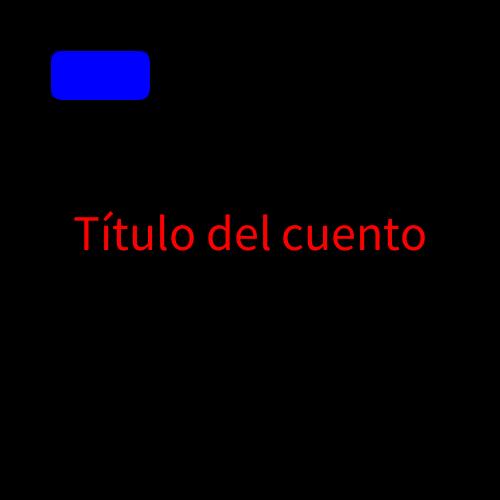
Frame 1 (no input)
Frame 60 (the mouse pressed at the canvas centre just before this capture): identical to frame 1, image omitted
Frame 120 (the mouse held since frame 60 and released just before this capture): identical to frame 1, image omitted

The Processing sketch that drew this single still picture (run headless with seeded random() and noise(); from frame 60 on, the mouse is pressed at the canvas centre):

// Processing sketch: diagramaSimpleConFunciones
// ── diagramaSimpleConFunciones.pde
color relleno = color(255);
String estado;
void setup() {
  size(500, 500);
  estado = "titulo";
}
void draw() {
  background(0);
  if (estado.equals("titulo")) {
    textSize(50);
    textAlign(CENTER);
    fill(255, 0, 0);
    text("Título del cuento", width/2, height/2);
    botonDibujado(50, 50, 100, 50);
  } else if (estado.equals("introduccion")) {
    //introduccion();
    botonDibujado(50, 50, 100, 50);
    botonDibujado(width-150, 50, 100, 50);
    textSize(30);
    textAlign(CENTER);
    fill(200);
    text("introducción", width/2, height/2);
  } else if (estado.equals("desarrollo")) {
    desarrollo();
  } else if (estado.equals("bifurcaciones")) {
    bifurcaciones();
  } else if (estado.equals("resolviendo")) {
    resolviendo();
  } else if (estado.equals("complicando")) {
    complicando();
  }

  println("Estado " + estado);
}
void mousePressed() {
  if (botonPressed(mouseX, mouseY, 50, 50, 100, 50) && estado.equals("titulo")) { // boton izquierdo
    estado = "introduccion";
  }
  if (botonPressed(mouseX, mouseY, width-150, 50, 100, 50) && estado.equals("introduccion")) { // boton derecho
    estado = "desarrollo";
  }
  if (botonPressed(mouseX, mouseY, width-150, height-100, 100, 50) && estado.equals("desarrollo")) { // boton inferior derecho
    estado = "bifurcaciones";
  }

  if (botonPressed(mouseX, mouseY, 50, 50, 100, 50) && estado.equals("bifurcaciones") || estado.equals("complicando")) { // boton inferior izquierdo
    estado = "resolviendo";
  }
  if (botonPressed(mouseX, mouseY, width-150, 50, 100, 50) && estado.equals("resolviendo") || estado.equals("complicando")) { // boton derecho
    estado = "complicando";
  }
}

void botonDibujado(int px, int py, int ancho, int alto) {
  if (botonOver(mouseX, mouseY, px, py, ancho, alto)) {
    fill(0, 150, 240);
  } else {
    fill(0, 0, 255);
  }
  rect(px, py, ancho, alto, alto/4);
}

void boton(int px, int py, int ancho, int alto, String mensaje) {
  if (botonOver(mouseX, mouseY, px, py, ancho, alto)) {
    fill(0, 150, 240);
  } else {
    fill(0, 0, 255);
  }
  rect(px, py, ancho, alto);
  fill(200); 
  textSize(22); 
  textAlign(LEFT);
  text(mensaje, px, py);
}

boolean botonPressed(int mx, int my, int px, int py, int ancho, int alto) {// mouse, ubicacion y tamaño
  boolean presionado = mx>px && mx<px+ancho && my>py&&my<py+alto == true;
  return presionado;
}
boolean botonOver(int mx, int my, int px, int py, int ancho, int alto) {
  if (mx>px && mx<px+ancho && my>py && my<py+alto) {
    return true;
  } else {
    return false;
  }
}

void keyPressed() {
  estado = "introduccion";
}

// ── botones.pde
void introduccion() {
  botonDibujado(50, 50, 100, 50);
  botonDibujado(width-150, 50, 100, 50);
  textSize(30);
  textAlign(CENTER);
  fill(200);
  text("introducción", width/2, height/2);
}
void desarrollo() {
  botonDibujado(50, height-100, 100, 50);
  botonDibujado(width-150, height-100, 100, 50);
  textSize(30);
  textAlign(CENTER);
  fill(200);
  text("desarrollo", width/2, height/2);
}

void bifurcaciones() {
  botonDibujado(50, 50, 100, 50);
  botonDibujado(width-150, 50, 100, 50);

  textSize(30);
  textAlign(CENTER);
  fill(200);
  text("bifurcaciones", width/2, height/2);
}
void resolviendo() {
  botonDibujado(50, 50, 100, 50);
  //botonDibujado(width-150, 50, 100, 50);
  boton(width-150, 50, 100, 50, "ir a complicar");
  textSize(30);
  textAlign(CENTER);
  fill(200);
  text("resolviendo", width/2, height/2);
}
void complicando() {
  botonDibujado(50, 50, 100, 50);
  botonDibujado(width-150, 50, 100, 50);
  textSize(30);
  textAlign(CENTER);
  fill(200);
  text("complicando", width/2, height/2);
}
